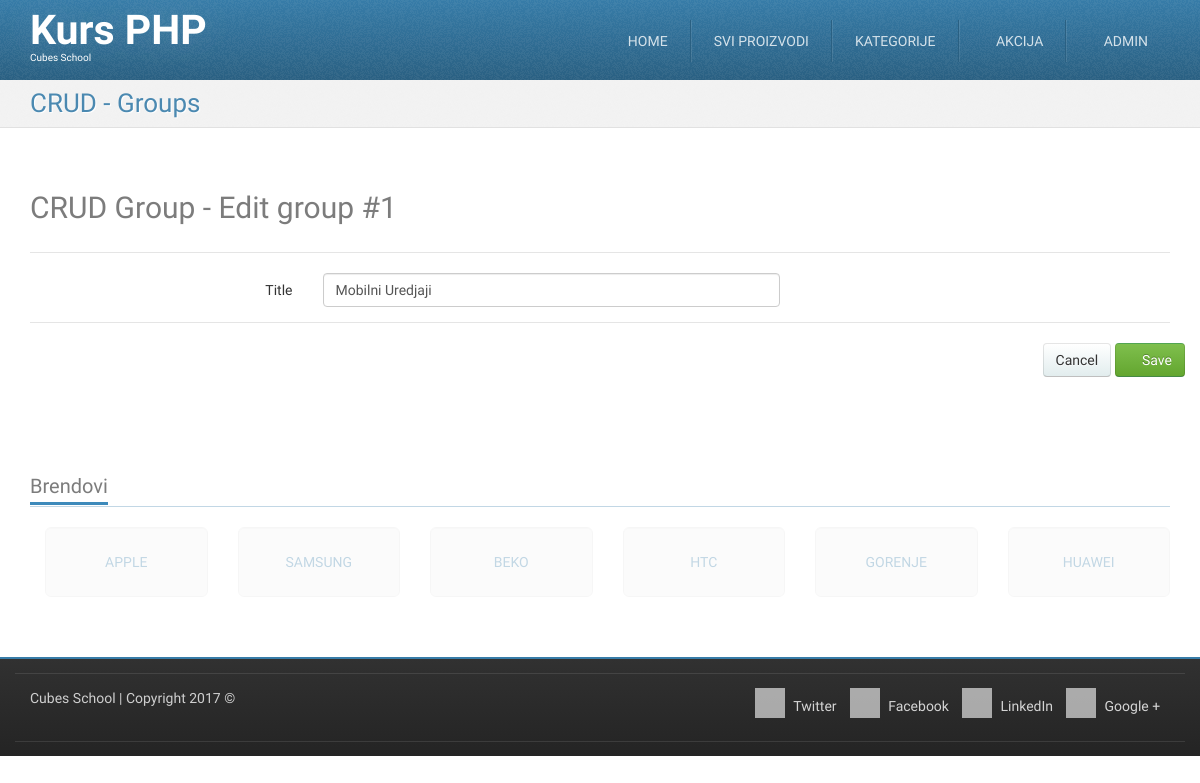
Before: /crud-group-edit.php?id=1 (signed in) with the older database file.
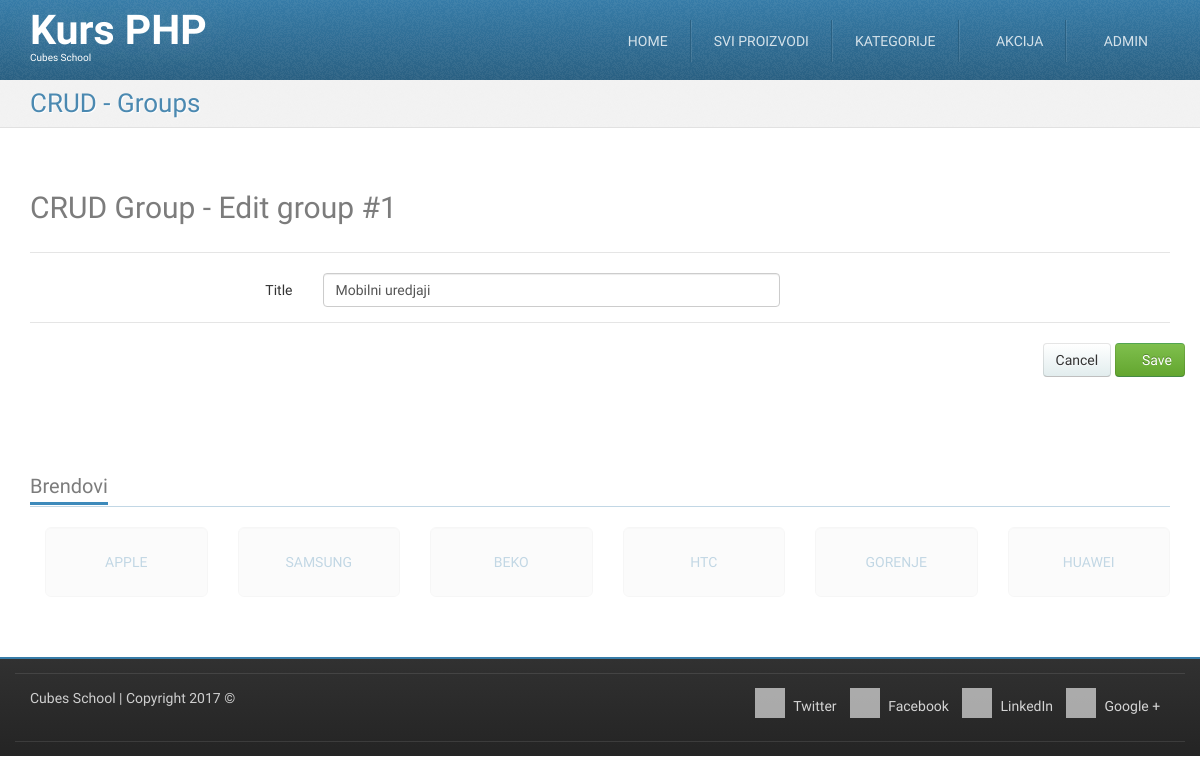
After: the same page with the newer database file.
### tables this page shows
CREATE TABLE `groups` (
  `id` int(11) NOT NULL,
  `title` varchar(255) NOT NULL
);

### crud-group-edit.php (called while the page is built, shortened)
<?php
require_once __DIR__ . '/models/m_groups.php';
$id = (int) $_GET['id'];
$group = groupsFetchOneById($id);
$formData = array(
	'title' => $group['title']
);
require_once __DIR__ . '/views/layout/header.php';
require_once __DIR__ . '/views/templates/t_crud-group-edit.php';
require_once __DIR__ . '/views/layout/footer.php';

### models/m_database.php (called while the page is built, shortened)
<?php
function dbGetLink() {
	static $link;
	if (!isset($link)) {
		$link = mysqli_connect('127.0.0.1', 'cubes', 'cubes', 'cubes-php-mysql');
	}
	return $link;
}
function dbEscape($value) {
	$link = dbGetLink();
	return mysqli_real_escape_string($link, $value);
}
function dbQuery($query) {
	$link = dbGetLink();
	$result = mysqli_query($link, $query);
	return $result;
}
function dbFetchOne($query) {
	$result = dbQuery($query);
	return mysqli_fetch_assoc($result);
}

### models/m_groups.php (called while the page is built, shortened)
<?php
require_once __DIR__ . '/m_database.php';
function groupsFetchOneById($id) {
	$query = "SELECT `groups`.* "
			. "FROM `groups` "
			. "WHERE `id` = '" . dbEscape($id) . "'";
	return dbFetchOne($query);
}

### views/templates/t_crud-group-edit.php (the view, shortened to what this page needs)
<div id="highlighted">
	<div class="container">
		<div class="header">
			<h2 class="page-title">
				<span>CRUD - Groups</span>
			</h2>
		</div>
	</div>
</div>
<div id="content">
	<div class="container portfolio">
		<div class="row">
			<div class="col-md-12">
				<h2>
                                                  CRUD Group - Edit group #<?php echo htmlspecialchars($group['id']);?>
				</h2>
			</div>
		</div>
		<div class="row">
			<div class="col-md-12">
				<form action="" method="post" class="form-horizontal">
					<fieldset>
						<legend></legend>
						<div class="form-group">
							<label class="col-md-3 control-label">Title</label>
							<div class="col-md-5">
                                                                      <input type="text" name="title" value="<?php echo isset($formData["title"]) ? htmlspecialchars($formData["title"]) : "";?>" class="form-control">
							</div>
							<div class="col-md-4">
							</div>
						</div>
					</fieldset>
					<fieldset>
						<legend></legend>
						<div class="form-group text-right">
                                                                  <a href="/crud-group-list.php" class="btn btn-default">Cancel</a>
							<button type="submit" class="btn btn-success"><i class="fa fa-save"></i> Save</button>
						</div>
					</fieldset>
				</form>
			</div>
		</div>
	</div>
</div>

Changed rows visible on the page:
changed groups id 1: title "Mobilni Uredjaji" → "Mobilni uredjaji"
